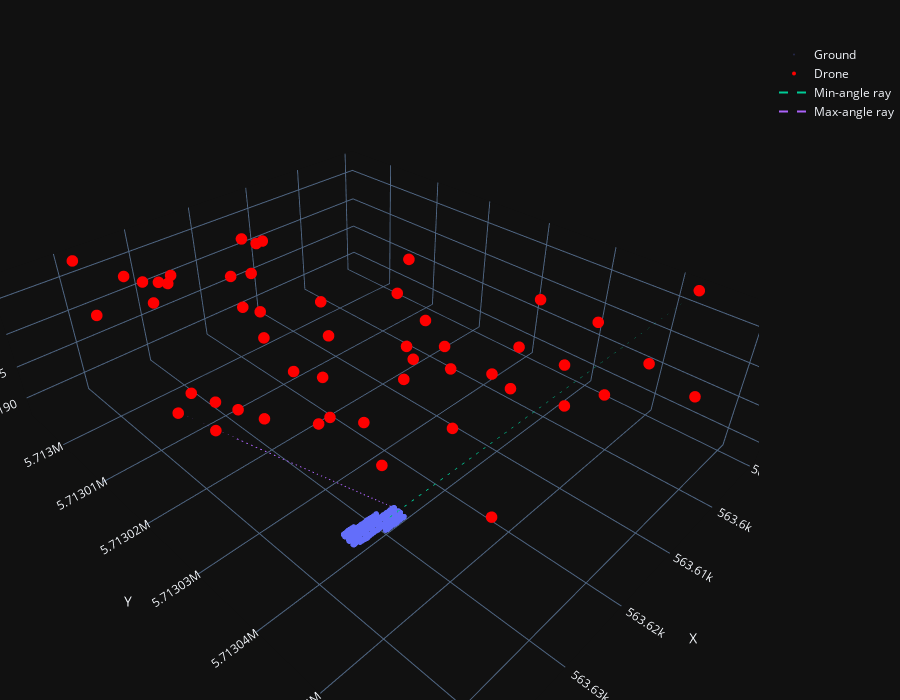

The cell this chart's notebook holds for it:
### Code cell
import plotly.graph_objects as go

dx_l, dy_l, dz_l = drone_positions.filter(
    pl.col("xcam") == drone_positions["xcam"].min()
).select(["xcam", "ycam", "zcam"]).row(0)

dx_r, dy_r, dz_r = drone_positions.filter(
    pl.col("xcam") == drone_positions["xcam"].max()
).select(["xcam", "ycam", "zcam"]).row(0)

gx_l, gy_l, gz_l = subsample.filter(
    pl.col("Xw") == subsample["Xw"].min()
).select(["Xw", "Yw", "elev"]).row(0)

gx_r, gy_r, gz_r = subsample.filter(
    pl.col("Xw") == subsample["Xw"].max()
).select(["Xw", "Yw", "elev"]).row(0)


fig = go.Figure([
    go.Scatter3d(  # ground cloud
        x=subsample["Xw"], y=subsample["Yw"], z=subsample["elev"],
        mode="markers", marker=dict(size=2, opacity=0.25), name="Ground"),
    go.Scatter3d(  # drone positions
        x=drone_positions["xcam"], y=drone_positions["ycam"], z=drone_positions["zcam"],
        mode="markers", marker=dict(size=4, color="red"), name="Drone"),
    go.Scatter3d(  # g_right → d_left  (min-angle ray)
        x=[gx_r, dx_l], y=[gy_r, dy_l], z=[gz_r, dz_l],
        mode="lines", line=dict(dash="dash"), name="Min-angle ray"),
    go.Scatter3d(  # g_left  → d_right (max-angle ray)
        x=[gx_l, dx_r], y=[gy_l, dy_r], z=[gz_l, dz_r],
        mode="lines", line=dict(dash="dash"), name="Max-angle ray")
])

fig.update_layout(
    scene=dict(xaxis_title="X", yaxis_title="Y", zaxis_title="Z"),
    width=900, height=700, margin=dict(l=0, r=0, b=0, t=40)
)
fig.show()

### Figure 1 — Plotly figure (JSON) as saved in the notebook; plotly's stock layout.template omitted (floating-point values rounded to 4 significant figures; data arrays with more than 128 entries replaced by an {"elided": "..."} marker saying what was removed)
{"data": [{"marker": {"opacity": 0.25, "size": 2}, "mode": "markers", "name": "Ground", "x": {"elided": "100000 float values"}, "y": {"elided": "100000 float values"}, "z": {"elided": "100000 float values"}, "type": "scatter3d"}, {"marker": {"color": "red", "size": 4}, "mode": "markers", "name": "Drone", "x": [563600.0, 563600.0, 563600.0, 563600.0, 563600.0, 563600.0, 563600.0, 563600.0, 563600.0, 563600.0, 563600.0, 563600.0, 563600.0, 563600.0, 563600.0, 563600.0, 563600.0, 563600.0, 563600.0, 563600.0, 563600.0, 563600.0, 563600.0, 563600.0, 563600.0, 563600.0, 563600.0, 563600.0, 563600.0, 563600.0, 563600.0, 563600.0, 563600.0, 563600.0, 563600.0, 563600.0, 563600.0, 563600.0, 563600.0, 563600.0, 563600.0, 563600.0, 563600.0, 563600.0, 563600.0, 563600.0, 563600.0, 563600.0, 563600.0, 563600.0, 563600.0], "y": [5713000.0, 5713000.0, 5713000.0, 5713000.0, 5713000.0, 5713000.0, 5713000.0, 5713000.0, 5713000.0, 5713000.0, 5713000.0, 5713000.0, 5713000.0, 5713000.0, 5713000.0, 5713000.0, 5713000.0, 5713000.0, 5713000.0, 5713000.0, 5713000.0, 5713000.0, 5713000.0, 5713000.0, 5713000.0, 5713000.0, 5713000.0, 5713000.0, 5713000.0, 5713000.0, 5713000.0, 5713000.0, 5713000.0, 5713000.0, 5713000.0, 5713000.0, 5713000.0, 5713000.0, 5713000.0, 5713000.0, 5713000.0, 5713000.0, 5713000.0, 5713000.0, 5713000.0, 5713000.0, 5713000.0, 5713000.0, 5713000.0, 5713000.0, 5713000.0], "z": [207.5, 207.6, 207.5, 207.5, 207.5, 207.6, 207.5, 207.6, 207.6, 207.6, 207.6, 207.5, 207.6, 207.5, 207.6, 207.6, 207.5, 207.6, 207.6, 207.5, 207.6, 207.6, 207.6, 207.6, 207.6, 207.5, 207.6, 207.6, 207.6, 207.5, 207.6, 207.5, 207.5, 207.5, 207.5, 207.6, 207.6, 207.6, 207.5, 207.6, 207.6, 207.6, 207.6, 207.6, 207.5, 207.6, 207.6, 207.6, 207.6, 207.6, 207.5], "type": "scatter3d"}, {"line": {"dash": "dash"}, "mode": "lines", "name": "Min-angle ray", "x": [563600.0, 563600.0], "y": [5713000.0, 5713000.0], "z": [188.0, 207.6], "type": "scatter3d"}, {"line": {"dash": "dash"}, "mode": "lines", "name": "Max-angle ray", "x": [563600.0, 563600.0], "y": [5713000.0, 5713000.0], "z": [188.0, 207.6], "type": "scatter3d"}], "layout": {"margin": {"l": 0, "r": 0, "b": 0, "t": 40}, "scene": {"xaxis": {"title": {"text": "X"}}, "yaxis": {"title": {"text": "Y"}}, "zaxis": {"title": {"text": "Z"}}}, "width": 900, "height": 700}}
